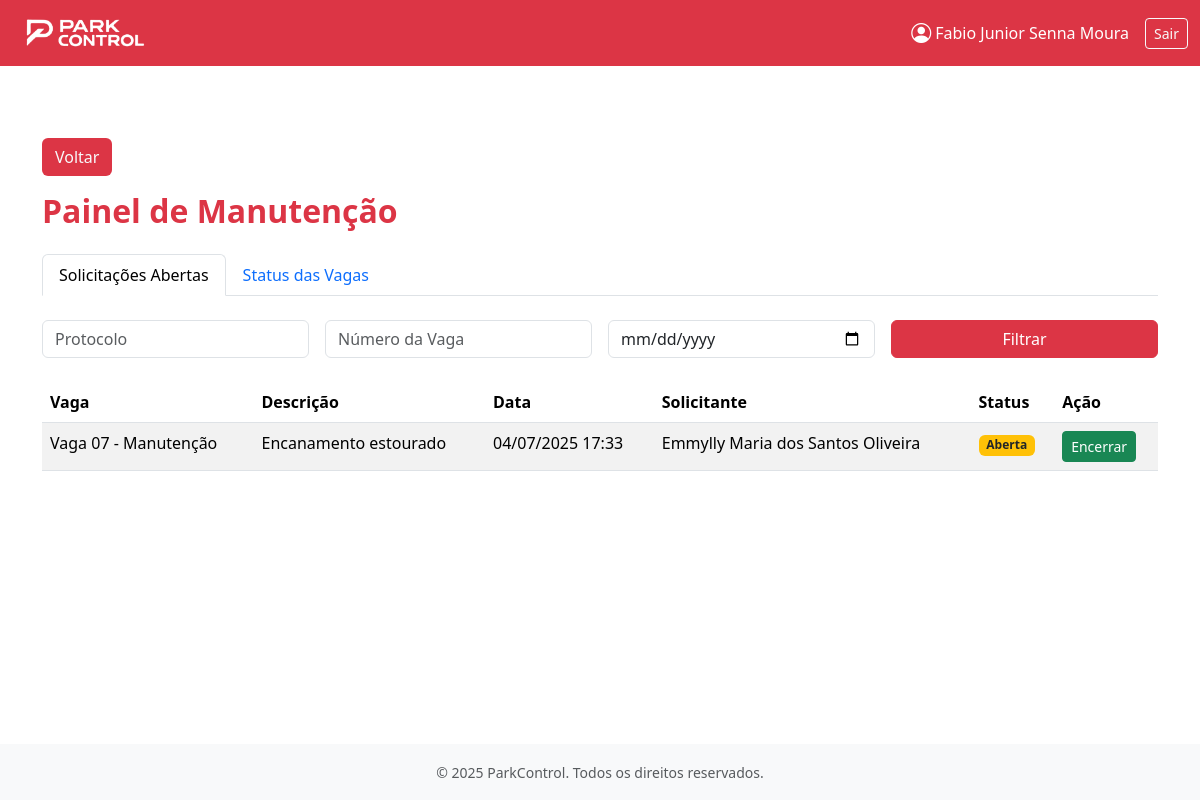
The app's page /manutencao/painel/ (signed in) with its own data.
### apps/usuarios/models.py (models this page shows)
class Usuario(AbstractUser):
    perfil_acesso = models.CharField(max_length=20, choices=[
        ('Administrador', 'Administrador'),
        ('Frentista', 'Frentista'),
        ('Contador', 'Contador')
    ])
    historico = HistoricalRecords()  # Adiciona histórico de alterações

### apps/vagas/models.py (models this page shows, shortened)
class SolicitacaoManutencao(models.Model):
    numero_vaga = models.ForeignKey(Vaga, on_delete=models.CASCADE)
    descricao = models.TextField()
    data_solicitacao = models.DateTimeField(auto_now_add=True)
    solicitante = models.ForeignKey(
        settings.AUTH_USER_MODEL,
        on_delete=models.SET_NULL,
        null=True,
        blank=True
    )
    resolvido = models.BooleanField(default=False)
    historico = HistoricalRecords()  # Adiciona histórico de alterações

class Vaga(models.Model):
    numero = models.CharField(max_length=100)
    status = models.CharField(max_length=100, choices=[('Livre', 'Livre'), ('Manutenção', 'Manutenção'), ('Ocupada', 'Ocupada')], default='Livre')
    historico = HistoricalRecords()  # Adiciona histórico de alterações
    def __str__(self):
        return f'Vaga {self.numero} - {self.status}'

### apps/manutencao/views.py (the view)
# urls.py: path('painel/', views.manutencao_dashboard, name='manutencao_dashboard'),
@login_required(login_url='login_parkcontrol')
def manutencao_dashboard(request):
    filtro_vaga = request.GET.get('vaga')
    filtro_data = request.GET.get('data')
    filtro_protocolo = request.GET.get('protocolo')
    solicitacoes = SolicitacaoManutencao.objects.filter(resolvido=False)
    if filtro_vaga:
        solicitacoes = solicitacoes.filter(numero_vaga__icontains=filtro_vaga)
    if filtro_data:
        solicitacoes = solicitacoes.filter(data_solicitacao__date=filtro_data)
    if filtro_protocolo:
        solicitacoes = solicitacoes.filter(id__icontains=filtro_protocolo)
    solicitacoes = solicitacoes.order_by('-data_solicitacao')
    vagas = Vaga.objects.all().order_by('numero')
    logger.info(
        f"Dashboard manutenção acessado com filtros: vaga='{filtro_vaga}', data='{filtro_data}', protocolo='{filtro_protocolo}'. "
        f"{solicitacoes.count()} solicitações não resolvidas listadas."
    )
    context = {
        'solicitacoes': solicitacoes,
        'vagas': vagas
    }
    return render(request, 'manutencao/visualizar_solicitacoes.html', context)

### apps/manutencao/templates/manutencao/visualizar_solicitacoes.html (shortened to what this page needs)
{% extends 'base.html' %}
{% load static %}
{% block content %}
<div class="container mt-5">
     <a href="javascript:history.back()" class="btn bg-danger text-light mb-3">
        Voltar
    </a>
    <h2 class="text-danger fw-bold mb-4">Painel de Manutenção</h2>
    <ul class="nav nav-tabs mb-4" id="tabManutencao" role="tablist">
        <li class="nav-item" role="presentation">
            <button class="nav-link active" id="solicitacoes-tab" data-bs-toggle="tab" data-bs-target="#solicitacoes" type="button" role="tab">Solicitações Abertas</button>
        </li>
        <li class="nav-item" role="presentation">
            <button class="nav-link" id="status-tab" data-bs-toggle="tab" data-bs-target="#status" type="button" role="tab">Status das Vagas</button>
        </li>
    </ul>
    <div class="tab-content" id="tabContentManutencao">
        <div class="tab-pane fade show active" id="solicitacoes" role="tabpanel">
            {% if solicitacoes %}
            <form method="GET" class="row g-3 mb-4">
                <div class="col-md-3">
                    <input type="text" name="protocolo" class="form-control" placeholder="Protocolo">
                </div>
                <div class="col-md-3">
                    <input type="text" name="vaga" class="form-control" placeholder="Número da Vaga">
                </div>
                <div class="col-md-3">
                    <input type="date" name="data" class="form-control">
                </div>
                <div class="col-md-3">
                    <button type="submit" class="btn btn-danger w-100">Filtrar</button>
                </div>
            </form>
            <table class="table table-striped">
                <thead>
                    <tr>
                        <th>Vaga</th>
                        <th>Descrição</th>
                        <th>Data</th>
                        <th>Solicitante</th>
                        <th>Status</th>
                        <th>Ação</th>
                    </tr>
                </thead>
                <tbody>
                    {% for s in solicitacoes %}
                    <tr>
                        <td>{{ s.numero_vaga }}</td>
                        <td>{{ s.descricao }}</td>
                        <td>{{ s.data_solicitacao|date:"d/m/Y H:i" }}</td>
                        <td>{{ s.solicitante.first_name }}</td>
                        <td><span class="badge bg-warning text-dark">Aberta</span></td>
                        <td>
                            <a href="{% url 'manutencao:encerrar_solicitacao' s.id %}" class="btn btn-sm btn-success"
                                onclick="return confirm('Deseja encerrar esta solicitação?')">Encerrar</a>
                        </td>
                    </tr>
                    {% endfor %}
                </tbody>
            </table>
            {% else %}
            <div class="alert alert-info">Nenhuma solicitação aberta encontrada.</div>
            {% endif %}
        </div>
    </div>
</div>
{% endblock %}

### base_templates/navbar.html (shortened to what this page needs)
{% load static %}
<nav class="navbar navbar-expand-lg navbar-dark bg-danger">
    <div class="container-fluid">
        <a class="navbar-brand d-flex align-items-center" href="{% url 'usuarios:home' %}">
            <img src="{% static 'images/logo-branca.png' %}" alt="Logo" class="me-2" style="height: 40px;">
        </a>
        <div class="collapse navbar-collapse" id="navbarContent">
            <div class="ms-auto d-flex align-items-center">
                {% if user.is_authenticated %}
                    <a href="{% url 'usuarios:perfil_usuario' %}" class="text-white text-decoration-none me-3 d-flex align-items-center">
                        <i class="bi bi-person-circle me-1 fs-5"></i>
                        {{ user.get_full_name|default:user.username }}
                    </a>
                    <a class="btn btn-outline-light btn-sm" href="{% url 'usuarios:logout_parkcontrol' %}">Sair</a>
                {% endif %}
            </div>
        </div>
    </div>
</nav>

### records on screen
Usuario: get_full_name "Fabio Junior Senna Moura"
SolicitacaoManutencao: numero_vaga "Vaga 07 - Manutenção", descricao "Encanamento estourado", data_solicitacao "04/07/2025 17:33", solicitante.first_name "Emmylly Maria dos Santos Oliveira"
